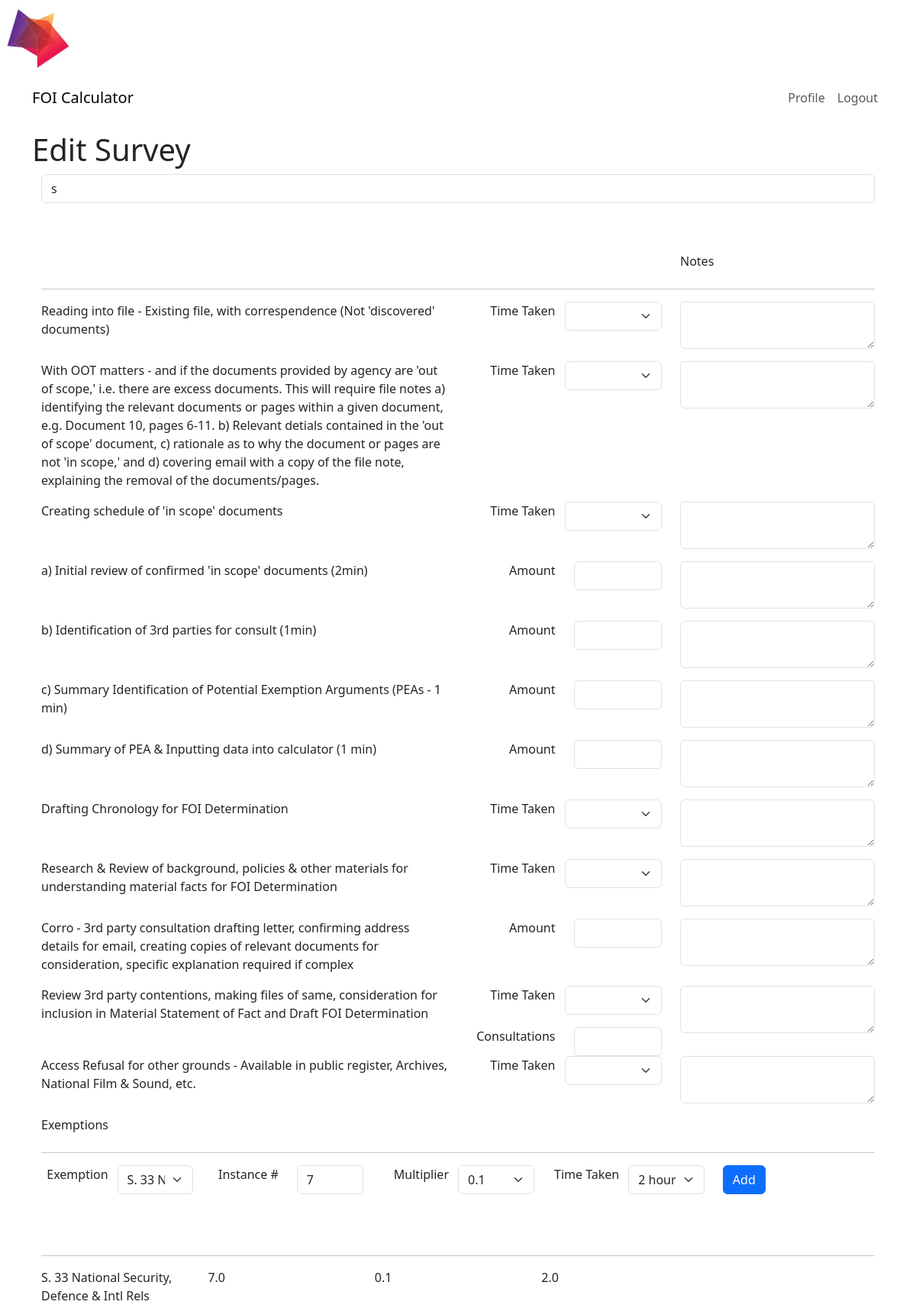
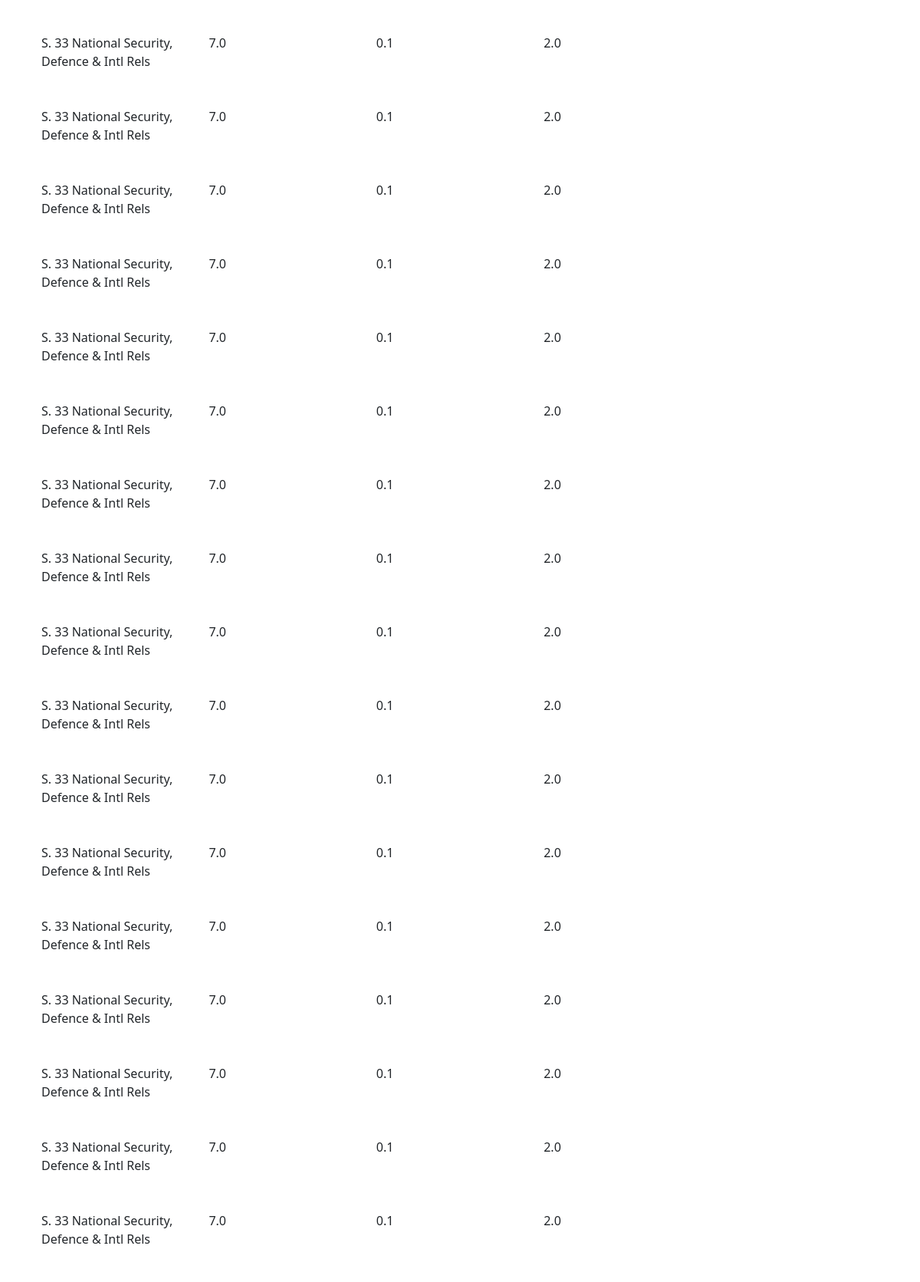
Screenshot of /edit_survey/5 (signed in, upper part) with the database file from the repository (2 pictures, top to bottom).
### app/models.py (models this page shows, shortened)
class Exemption(db.Model):
    id: so.Mapped[int] = so.mapped_column(primary_key=True)
    exemption_name: so.Mapped[str] = so.mapped_column(sa.String(140))
    exemption_instance: so.Mapped[float] = so.mapped_column(sa.Float)
    exemption_multiplier: so.Mapped[float] = so.mapped_column(sa.Float)
    exemption_time: so.Mapped[float] = so.mapped_column(sa.Float)
    timestamp: so.Mapped[datetime] = so.mapped_column(
        index=True, default=lambda: datetime.now(timezone.utc))
    survey_id: so.Mapped[int] = so.mapped_column(sa.ForeignKey(Survey.id),
                                               index=True)
    author: so.Mapped[Survey] = so.relationship(back_populates='exemptions')

### app/routes.py (the view, shortened to what this page needs)
@app.route('/edit_survey/<id>', methods=['GET', 'POST'])
@login_required
def edit_survey(id):
    survey = db.first_or_404(sa.select(Survey).where(Survey.id == id))
    form1 = EditSurveyForm(id)
    form2 = ExemptionForm()
    if form1.validate_on_submit():
        survey.survey_name = form1.survey_name.data
        survey.field1 = form1.field1.data
        survey.comment1=form1.comment1.data
        survey.field2 = form1.field2.data
        survey.comment2=form1.comment2.data
        survey.field3 = form1.field3.data
        survey.comment3 = form1.comment3.data
        survey.field4 = form1.field4.data
        survey.comment4 = form1.comment4.data
        survey.field5 = form1.field5.data
        survey.comment5 = form1.comment5.data
        survey.field6 = form1.field6.data
        survey.comment6 = form1.comment6.data
        survey.field7 = form1.field7.data
        survey.comment7 = form1.comment7.data
        survey.field8 = form1.field8.data
        survey.comment8 = form1.comment8.data
        survey.field9 = form1.field9.data
        survey.comment9 = form1.comment9.data
        survey.field10 = form1.field10.data
        survey.comment10 = form1.comment10.data
        survey.field11 = form1.field11.data
        survey.field12 = form1.field12.data
        survey.comment12 = form1.comment12.data
        survey.field13 = form1.field13.data
        survey.comment13 = form1.comment13.data
        survey.field14 = form1.field14.data
        survey.comment14 = form1.comment14.data
        survey.field15 = form1.field15.data
        survey.comment15 = form1.comment15.data
        survey.field16 = form1.field16.data
        survey.comment16 = form1.comment16.data
        survey.field17 = form1.field17.data
        survey.comment17 = form1.comment17.data
        survey.field18 = form1.field18.data
        survey.comment18 = form1.comment18.data
        survey.field19 = form1.field19.data
        survey.comment19 = form1.comment19.data
        survey.result=form1.result.data
        db.session.commit()
        flash('Your changes have been saved.')
        return redirect(url_for('edit_survey', id=id))
    elif request.method == 'GET':
        form1.survey_name.data = survey.survey_name
        form1.field1.data = survey.field1
        form1.comment1.data = survey.comment1
        form1.field2.data = survey.field2
        form1.comment2.data = survey.comment2
        form1.field3.data = survey.field3
        form1.comment3.data = survey.comment3
        form1.field4.data = survey.field4
        form1.comment4.data = survey.comment4
        form1.field5.data = survey.field5
        form1.comment5.data = survey.comment5
        form1.field6.data = survey.field6
        form1.comment6.data = survey.comment6
        form1.field7.data = survey.field7
        form1.comment7.data = survey.comment7
        form1.field8.data = survey.field8
        form1.comment8.data = survey.comment8
        form1.field9.data = survey.field9
        form1.comment9.data = survey.comment9
        form1.field10.data = survey.field10
        form1.comment10.data = survey.comment10
        form1.field11.data = survey.field11
        form1.field12.data = survey.field12
        form1.comment12.data = survey. comment12
        form1.field13.data = survey.field13
        form1.comment13.data = survey.comment13
        form1.field14.data = survey.field14
        form1.comment14.data = survey.comment14
        form1.field15.data = survey.field15
        form1.comment15.data = survey.comment15
        form1.field16.data = survey. field16
        form1.comment16.data = survey.comment16
        form1.field17.data = survey.field17
        form1.comment17.data = survey.comment17
        form1.field18.data = survey.field18
        form1.comment18.data = survey.comment18
        form1.field19.data = survey.field19
        form1.comment19.data = survey.comment19
        form1.result.data = survey.result
    exemptions = db.paginate(survey.following_exemptions(),error_out=False)
    return render_template('edit_survey.html', exemptions=exemptions.items, title='Edit Survey',
                           form1=form1,form2=form2)

### app/forms.py (called while the page is built)
    @staticmethod
    def load_exemptions():
        choices = []
        csv_file_path = os.path.join(current_app.root_path, 'static', 'dropdowns', 'exemptions.csv')
        with open(csv_file_path, mode='r') as file:
            reader = csv.reader(file)
            for row in reader:
                choices.append((row[0], row[1]))
        return choices

### app/models.py (called while the page is built)
@login.user_loader
def load_user(id):
    return db.session.get(User, int(id))

    def following_exemptions(self):
        return (
        sa.select(Exemption)
        .join(Survey, Exemption.survey_id == Survey.id)  # Fix here
        .where(Survey.id == self.id)
        .group_by(Exemption)
        .order_by(Exemption.timestamp.desc())
    )

### app/routes.py (called while the page is built)
@app.before_request
def before_request():
    if current_user.is_authenticated:
        current_user.last_seen = datetime.now(timezone.utc)
        db.session.commit()

### app/templates/edit_survey.html
{% extends "base.html" %}
{% import "form_layouts.html" as wtf %}
{% block content %}
    <h1>Edit Survey</h1>
    {{ wtf.survey_form(form1,form2,exemptions) }}
{% endblock %}

### app/templates/_exemption.html
<div class="row pb-5">
        <div class="col">
            {{ exemption.exemption_name}}
        </div>
        <div class="col">
            {{ exemption.exemption_instance}}
        </div>
        <div class="col">
            {{ exemption.exemption_multiplier}}
        </div>
        <div class="col">
            {{ exemption.exemption_time}}
        </div>
        <div class="col">
        </div>
</div>

### rows the page displays
Exemption: exemption_name "S. 33 National Security, Defence & Intl Rels", exemption_instance "7.0", exemption_multiplier "0.1", exemption_time "2.0"
Exemption: exemption_name "S. 33 National Security, Defence & Intl Rels", exemption_instance "7.0", exemption_multiplier "0.1", exemption_time "2.0"
Exemption: exemption_name "S. 33 National Security, Defence & Intl Rels", exemption_instance "7.0", exemption_multiplier "0.1", exemption_time "2.0"
Exemption: exemption_name "S. 33 National Security, Defence & Intl Rels", exemption_instance "7.0", exemption_multiplier "0.1", exemption_time "2.0"
Exemption: exemption_name "S. 33 National Security, Defence & Intl Rels", exemption_instance "7.0", exemption_multiplier "0.1", exemption_time "2.0"
Exemption: exemption_name "S. 33 National Security, Defence & Intl Rels", exemption_instance "7.0", exemption_multiplier "0.1", exemption_time "2.0"
Exemption: exemption_name "S. 33 National Security, Defence & Intl Rels", exemption_instance "7.0", exemption_multiplier "0.1", exemption_time "2.0"
Exemption: exemption_name "S. 33 National Security, Defence & Intl Rels", exemption_instance "7.0", exemption_multiplier "0.1", exemption_time "2.0"
Exemption: exemption_name "S. 33 National Security, Defence & Intl Rels", exemption_instance "7.0", exemption_multiplier "0.1", exemption_time "2.0"
Exemption: exemption_name "S. 33 National Security, Defence & Intl Rels", exemption_instance "7.0", exemption_multiplier "0.1", exemption_time "2.0"
Exemption: exemption_name "S. 33 National Security, Defence & Intl Rels", exemption_instance "7.0", exemption_multiplier "0.1", exemption_time "2.0"
Exemption: exemption_name "S. 33 National Security, Defence & Intl Rels", exemption_instance "7.0", exemption_multiplier "0.1", exemption_time "2.0"
Exemption: exemption_name "S. 33 National Security, Defence & Intl Rels", exemption_instance "7.0", exemption_multiplier "0.1", exemption_time "2.0"
Exemption: exemption_name "S. 33 National Security, Defence & Intl Rels", exemption_instance "7.0", exemption_multiplier "0.1", exemption_time "2.0"
Exemption: exemption_name "S. 33 National Security, Defence & Intl Rels", exemption_instance "7.0", exemption_multiplier "0.1", exemption_time "2.0"
Exemption: exemption_name "S. 33 National Security, Defence & Intl Rels", exemption_instance "7.0", exemption_multiplier "0.1", exemption_time "2.0"
Exemption: exemption_name "S. 33 National Security, Defence & Intl Rels", exemption_instance "7.0", exemption_multiplier "0.1", exemption_time "2.0"
Exemption: exemption_name "S. 33 National Security, Defence & Intl Rels", exemption_instance "7.0", exemption_multiplier "0.1", exemption_time "2.0"

### other values shown
{{ right }} "Notes"
{{ field.label(class='form-label') }} "Time Taken Time Taken Time Taken Time Taken Time Taken Time Taken Time Taken Exemption Multiplier Time Taken"
{{ field.label(class='form-label') }} "Amount Amount Amount Amount Amount Consultations Instance #"
{{ middle_field.description }} "Review 3rd party contentions, making files of same, consideration for inclusion in Material Statement of Fact and Draft FOI Determination"
{{ left }} "Exemptions"
